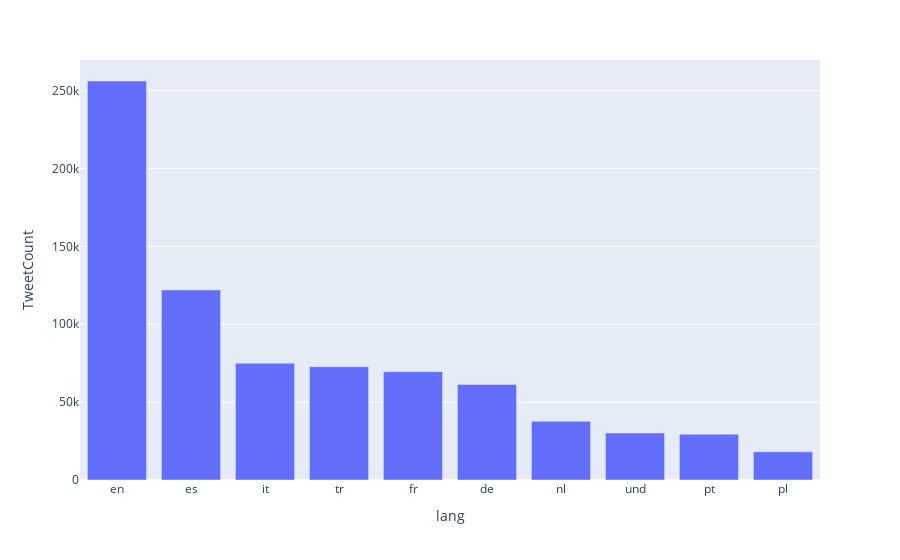

The notebook cell saved with this chart:
### Code cell
tempdf = ps.DataFrame(dfLang)

tempdf.plot(kind='bar', x='lang', y='TweetCount')

### Figure 1 — Plotly figure (JSON) as saved in the notebook; plotly's stock layout.template omitted (floating-point values rounded to 4 significant figures)
{"data": [{"alignmentgroup": "True", "hovertemplate": "lang=%{x}<br>TweetCount=%{y}<extra></extra>", "legendgroup": "", "marker": {"color": "#636efa", "pattern": {"shape": ""}}, "name": "", "offsetgroup": "", "orientation": "v", "showlegend": false, "textposition": "auto", "type": "bar", "x": ["en", "es", "it", "tr", "fr", "de", "nl", "und", "pt", "pl"], "xaxis": "x", "y": [256216, 122069, 75037, 72788, 69589, 61316, 37689, 30173, 29393, 18116], "yaxis": "y"}], "layout": {"barmode": "relative", "legend": {"tracegroupgap": 0}, "margin": {"t": 60}, "xaxis": {"anchor": "y", "domain": [0, 1], "title": {"text": "lang"}}, "yaxis": {"anchor": "x", "domain": [0, 1], "title": {"text": "TweetCount"}}}}
